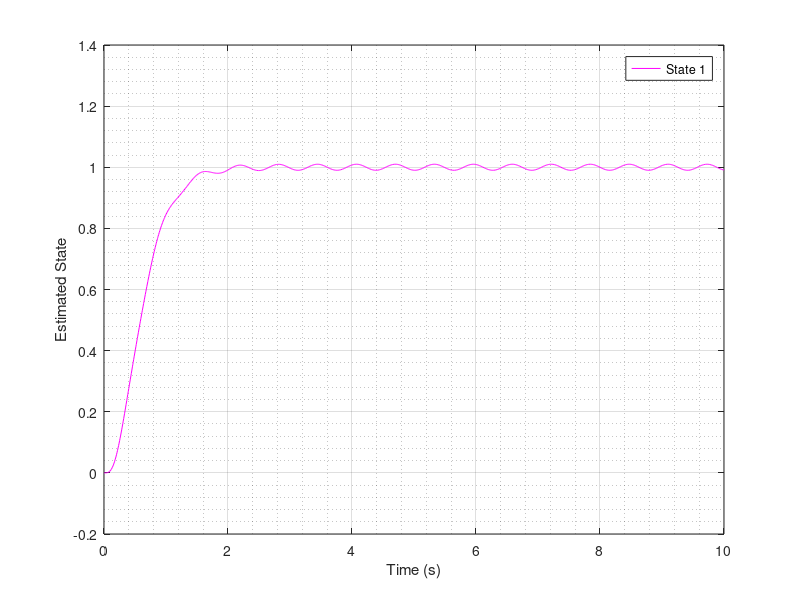
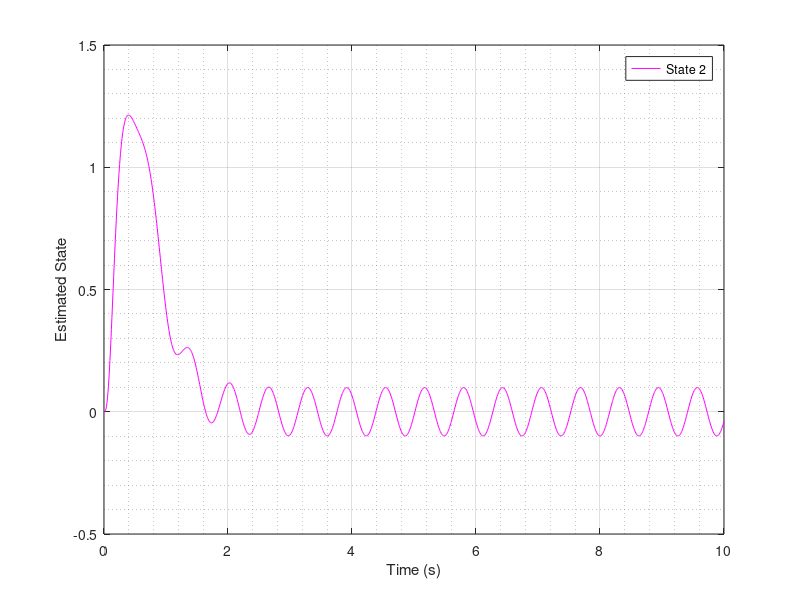
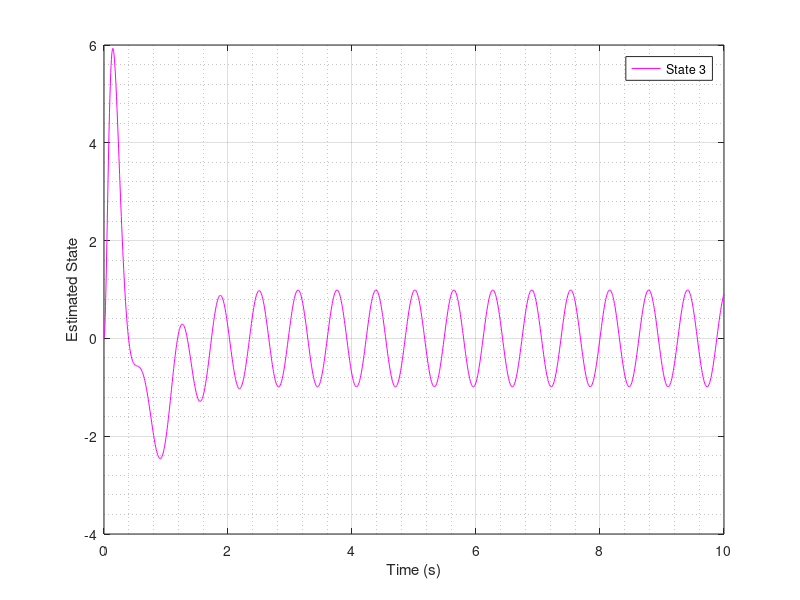
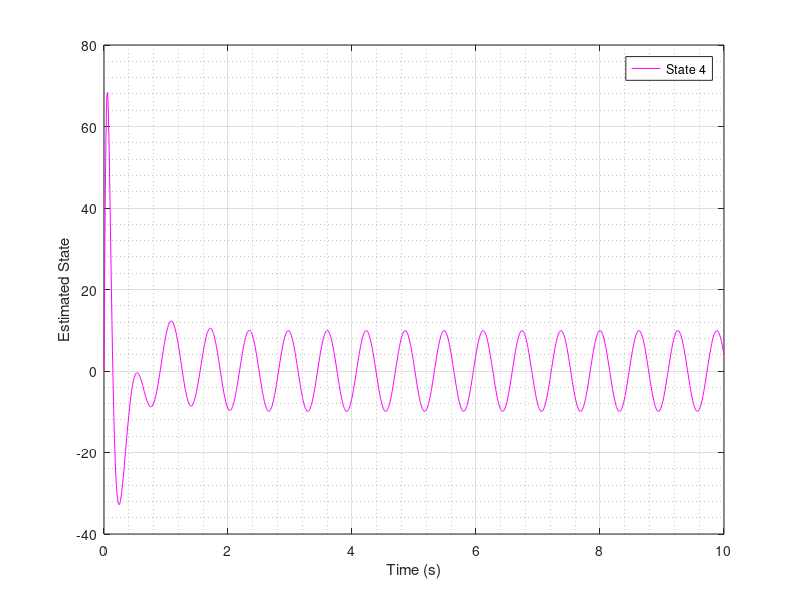

MATLAB code to generate these figures, in order:

%%
Data = csvread('Scope1.csv',1,0);
Time = Data(:,1);
Data1 = Data(:,2);
figure(1)
plot(Time, Data1 , 'm');
xlabel('Time (s)');
ylabel('Estimated State');
legend('State 1')
grid on
grid minor
axis on
hold on 

%%
Data = csvread('Scope2.csv',1,0);
Time = Data(:,1);
Data2= Data(:,2);
figure(2)
plot(Time, Data2 , 'm');
xlabel('Time (s)');
ylabel('Estimated State');
legend('State 2')
grid on 
grid minor
axis on
hold on 



%%
Data = csvread('Scope3.csv',1,0);
Time = Data(:,1);
Data3 = Data(:,2);
figure(3)
plot(Time, Data3 ,'m');
xlabel('Time (s)');
ylabel('Estimated State');
legend('State 3')
grid on
grid minor
axis on
hold on 


%%
Data = csvread('Scope4.csv',1,0);
Time = Data(:,1);
Data4 = Data(:,2);
figure(4)
plot(Time, Data4 , 'm');
xlabel('Time (s)');
ylabel('Estimated State');
legend('State 4')
grid on
grid minor
axis on
hold on 